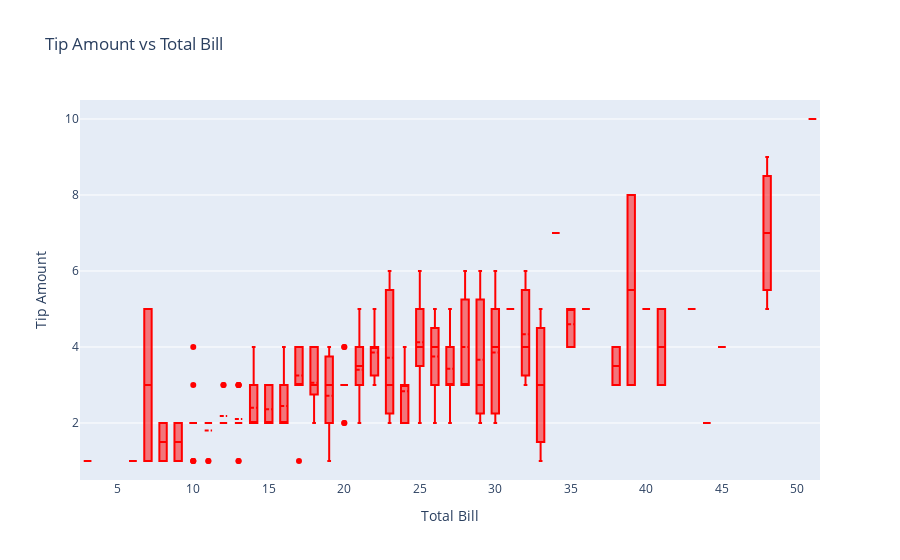

Here is the notebook cell this chart was saved with:
### Code cell
#without sex column
trace = go.Box(
    x=tips['total_bill'], 
    y=tips['tip'],         
    marker=dict(color='red'), 
    boxmean=True           
)

layout = go.Layout(
    title='Tip Amount vs Total Bill',
    xaxis=dict(title='Total Bill'),
    yaxis=dict(title='Tip Amount')
)
fig = go.Figure(data=[trace], layout=layout)
fig.show()

### Figure 1 — Plotly figure (JSON) as saved in the notebook; plotly's stock layout.template omitted (floating-point values rounded to 4 significant figures; data arrays with more than 128 entries replaced by an {"elided": "..."} marker saying what was removed)
{"data": [{"boxmean": true, "marker": {"color": "red"}, "type": "box", "x": {"elided": "244 int values"}, "y": {"elided": "244 int values"}}], "layout": {"title": {"text": "Tip Amount vs Total Bill"}, "xaxis": {"title": {"text": "Total Bill"}}, "yaxis": {"title": {"text": "Tip Amount"}}}}
